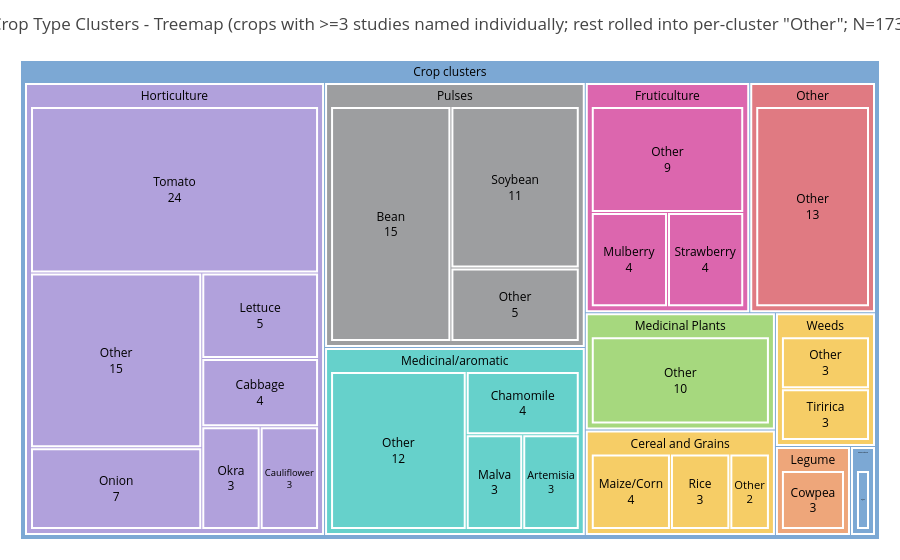

Source (notebook cell):
### Markdown cell above
### Crop clustered treemap

### Code cell
# Treemap of crops grouped by crop-type cluster (col F of 260505 CSV).
# Two-level hierarchy: cluster (parent rectangle) -> crop (child rectangle).
# Crops with >=3 studies are shown individually; the long tail of crops with
# fewer studies is rolled up into one "Other (k crops)" leaf *per cluster*,
# so each cluster's total area still reflects all of its crops.
# Uses QUALITATIVE_COLORS so each cluster gets a distinct color shared by all
# its crop children — visual cohesion within a cluster, white borders separate crops.

from collections import Counter, defaultdict
import plotly.express as px

# Step 1: count each crop occurrence (comma-split — same convention as crop_cluster_bar)
crop_counter = Counter()
for raw in df['Crop type studied'].dropna().astype(str):
    for token in raw.split(','):
        crop = token.strip().lower()
        if crop in ('', 'n/a'):
            continue
        crop_counter[crop] += 1

# Step 2: split crops into "named" (>=MIN_STUDIES, shown individually) and
# "tail" (rolled up into a per-cluster "Other" leaf).
MIN_STUDIES = 3

# Buckets keyed by cluster:
#   tail_counts[cluster] = total occurrences of below-threshold crops in that cluster
#   tail_n_crops[cluster] = how many distinct crops were rolled up
tail_counts = defaultdict(int)
tail_n_crops = defaultdict(int)
treemap_rows = []

for crop, n in crop_counter.items():
    cluster = lookup_crop_cluster.get(crop)
    if not cluster or pd.isna(cluster):
        cluster = 'Other'
    if n >= MIN_STUDIES:
        treemap_rows.append({'crop': crop.title(), 'cluster': cluster, 'count': n})
    else:
        tail_counts[cluster] += n
        tail_n_crops[cluster] += 1

# Append one synthetic "Other (k crops)" leaf per cluster with a non-empty tail.
# The label includes the count of rolled-up crops so the reader knows what's hidden.
for cluster, total in tail_counts.items():
    treemap_rows.append({
        'crop': 'Other',
        'cluster': cluster,
        'count': total,
    })

treemap_df = pd.DataFrame(treemap_rows)
print(f"Named crops (>={MIN_STUDIES} studies): {sum(1 for r in treemap_rows if r['crop'] != 'Other')}")
print(f"Tail buckets ('Other' leaves): {len(tail_counts)}")
print(f"Tail crops rolled up: {sum(tail_n_crops.values())}")
print(f"Total crop occurrences in treemap: {treemap_df['count'].sum()}")
print(f"Clusters represented: {treemap_df['cluster'].nunique()}")

# Step 3: build treemap. path=[Constant root, cluster, crop] gives 2 nesting levels.
# color='cluster' maps each cluster to a QUALITATIVE_COLORS slot; crop leaves inherit
# their parent cluster's color, so visual grouping is automatic.
fig_crop_tree = px.treemap(
    treemap_df,
    path=[px.Constant('Crop clusters'), 'cluster', 'crop'],
    values='count',
    color='cluster',
    color_discrete_sequence=QUALITATIVE_COLORS,
)
fig_crop_tree.update_traces(
    marker=dict(line=dict(color='white', width=2)),
    textfont=dict(size=12, color='black'),
    textinfo='label+value',
    textposition='middle center',
)
fig_crop_tree.update_layout(
    title=f'Crop Type Clusters - Treemap (crops with >={MIN_STUDIES} studies named individually; rest rolled into per-cluster "Other"; N={treemap_df["count"].sum()})',
    margin=dict(t=60, b=20, l=20, r=20),
)

fig_crop_tree.show()
fig_crop_tree.write_image('crop_cluster_treemap.png', width=1000, height=700, scale=2)
print("Chart saved: crop_cluster_treemap.png")

### Figure 1 — Plotly figure (JSON) as saved in the notebook; plotly's stock layout.template omitted (floating-point values rounded to 4 significant figures)
{"data": [{"branchvalues": "total", "customdata": [["(?)"], ["Cereal and Grains"], ["Cereal and Grains"], ["Cereal and Grains"], ["Cereal and Grains"], ["Fruticulture"], ["Fruticulture"], ["Fruticulture"], ["Fruticulture"], ["Horticulture"], ["Horticulture"], ["Horticulture"], ["Horticulture"], ["Horticulture"], ["Horticulture"], ["Horticulture"], ["Horticulture"], ["Legume"], ["Legume"], ["Medicinal Plants"], ["Medicinal Plants"], ["Medicinal/aromatic"], ["Medicinal/aromatic"], ["Medicinal/aromatic"], ["Medicinal/aromatic"], ["Medicinal/aromatic"], ["Other"], ["Other"], ["Pulses"], ["Pulses"], ["Pulses"], ["Pulses"], ["Silviculture"], ["Silviculture"], ["Weeds"], ["Weeds"], ["Weeds"]], "domain": {"x": [0.0, 1.0], "y": [0.0, 1.0]}, "hovertemplate": "labels=%{label}<br>count=%{value}<br>parent=%{parent}<br>id=%{id}<br>cluster=%{customdata[0]}<extra></extra>", "ids": ["Crop clusters", "Crop clusters/Cereal and Grains", "Crop clusters/Cereal and Grains/Rice", "Crop clusters/Cereal and Grains/Other", "Crop clusters/Cereal and Grains/Maize/Corn", "Crop clusters/Fruticulture", "Crop clusters/Fruticulture/Mulberry", "Crop clusters/Fruticulture/Strawberry", "Crop clusters/Fruticulture/Other", "Crop clusters/Horticulture/Lettuce", "Crop clusters/Horticulture/Onion", "Crop clusters/Horticulture/Okra", "Crop clusters/Horticulture/Cauliflower", "Crop clusters/Horticulture", "Crop clusters/Horticulture/Other", "Crop clusters/Horticulture/Tomato", "Crop clusters/Horticulture/Cabbage", "Crop clusters/Legume/Cowpea", "Crop clusters/Legume", "Crop clusters/Medicinal Plants", "Crop clusters/Medicinal Plants/Other", "Crop clusters/Medicinal/aromatic", "Crop clusters/Medicinal/aromatic/Chamomile", "Crop clusters/Medicinal/aromatic/Malva", "Crop clusters/Medicinal/aromatic/Artemisia", "Crop clusters/Medicinal/aromatic/Other", "Crop clusters/Other/Other", "Crop clusters/Other", "Crop clusters/Pulses", "Crop clusters/Pulses/Bean", "Crop clusters/Pulses/Soybean", "Crop clusters/Pulses/Other", "Crop clusters/Silviculture/Other", "Crop clusters/Silviculture", "Crop clusters/Weeds/Other", "Crop clusters/Weeds", "Crop clusters/Weeds/Tiririca"], "labels": ["Crop clusters", "Cereal and Grains", "Rice", "Other", "Maize/Corn", "Fruticulture", "Mulberry", "Strawberry", "Other", "Lettuce", "Onion", "Okra", "Cauliflower", "Horticulture", "Other", "Tomato", "Cabbage", "Cowpea", "Legume", "Medicinal Plants", "Other", "Medicinal/aromatic", "Chamomile", "Malva", "Artemisia", "Other", "Other", "Other", "Pulses", "Bean", "Soybean", "Other", "Other", "Silviculture", "Other", "Weeds", "Tiririca"], "marker": {"colors": ["#7CA8D4", "#F6CD66", "#F6CD66", "#F6CD66", "#F6CD66", "#DC66AE", "#DC66AE", "#DC66AE", "#DC66AE", "#B1A1DC", "#B1A1DC", "#B1A1DC", "#B1A1DC", "#B1A1DC", "#B1A1DC", "#B1A1DC", "#B1A1DC", "#EEA67A", "#EEA67A", "#A6D87E", "#A6D87E", "#66D1CB", "#66D1CB", "#66D1CB", "#66D1CB", "#66D1CB", "#E07A82", "#E07A82", "#9D9EA0", "#9D9EA0", "#9D9EA0", "#9D9EA0", "#7CA8D4", "#7CA8D4", "#F6CD66", "#F6CD66", "#F6CD66"], "line": {"color": "white", "width": 2}}, "name": "", "parents": ["", "Crop clusters", "Crop clusters/Cereal and Grains", "Crop clusters/Cereal and Grains", "Crop clusters/Cereal and Grains", "Crop clusters", "Crop clusters/Fruticulture", "Crop clusters/Fruticulture", "Crop clusters/Fruticulture", "Crop clusters/Horticulture", "Crop clusters/Horticulture", "Crop clusters/Horticulture", "Crop clusters/Horticulture", "Crop clusters", "Crop clusters/Horticulture", "Crop clusters/Horticulture", "Crop clusters/Horticulture", "Crop clusters/Legume", "Crop clusters", "Crop clusters", "Crop clusters/Medicinal Plants", "Crop clusters", "Crop clusters/Medicinal/aromatic", "Crop clusters/Medicinal/aromatic", "Crop clusters/Medicinal/aromatic", "Crop clusters/Medicinal/aromatic", "Crop clusters/Other", "Crop clusters", "Crop clusters", "Crop clusters/Pulses", "Crop clusters/Pulses", "Crop clusters/Pulses", "Crop clusters/Silviculture", "Crop clusters", "Crop clusters/Weeds", "Crop clusters", "Crop clusters/Weeds"], "values": [173.0, 9.0, 3.0, 2.0, 4.0, 17.0, 4.0, 4.0, 9.0, 5.0, 7.0, 3.0, 3.0, 61.0, 15.0, 24.0, 4.0, 3.0, 3.0, 10.0, 10.0, 22.0, 4.0, 3.0, 3.0, 12.0, 13.0, 13.0, 31.0, 15.0, 11.0, 5.0, 1.0, 1.0, 3.0, 6.0, 3.0], "type": "treemap", "textfont": {"color": "black", "size": 12}, "textinfo": "label+value", "textposition": "middle center"}], "layout": {"legend": {"tracegroupgap": 0}, "margin": {"t": 60, "b": 20, "l": 20, "r": 20}, "treemapcolorway": ["#7CA8D4", "#F6CD66", "#DC66AE", "#B1A1DC", "#EEA67A", "#A6D87E", "#66D1CB", "#E07A82", "#9D9EA0"], "title": {"text": "Crop Type Clusters - Treemap (crops with >=3 studies named individually; rest rolled into per-cluster \"Other\"; N=173)"}}}
